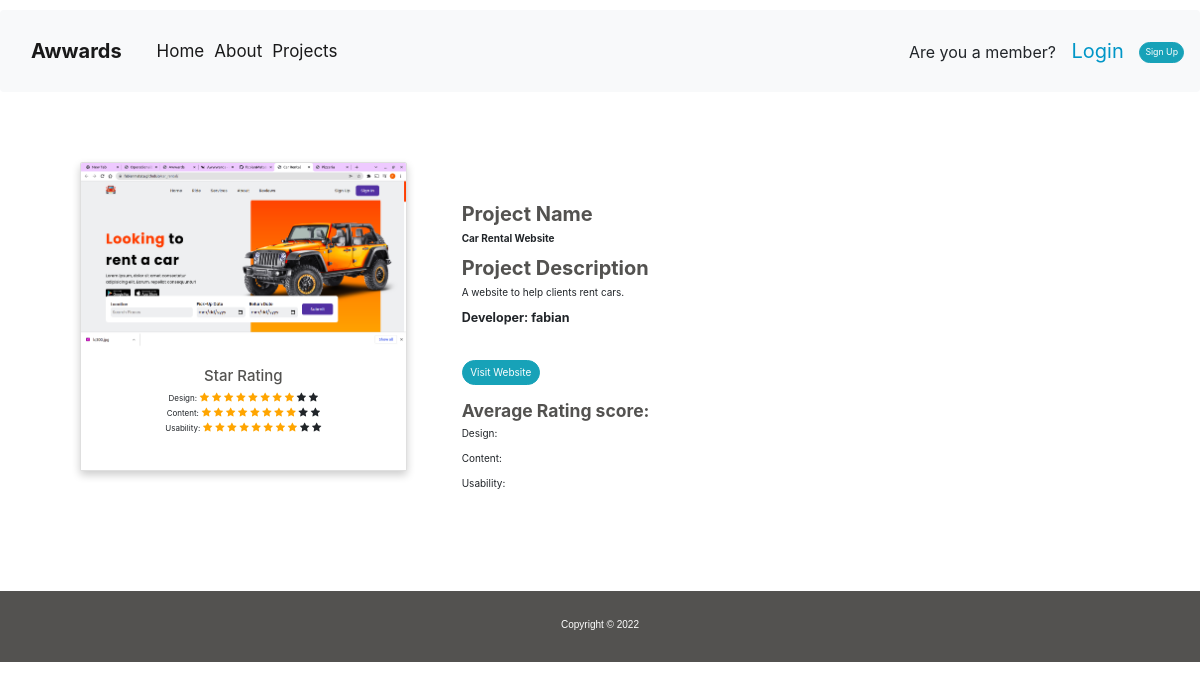
The page /awwards/project/3 (signed in) on the database its author committed.
### awwards/models.py (models this page shows, shortened)
class Project(models.Model):
    webimage= models.ImageField(upload_to='webimage/',null=True)
    profile = models.ForeignKey(Profile,on_delete=models.CASCADE, null=True)
    name= models.CharField(max_length=70)
    description= models.TextField()
    link= models.CharField(max_length=200)

class Profile(models.Model):
    profile_pic= models.ImageField(upload_to='profilepic/',default='default.jpeg')
    user = models.OneToOneField(User,on_delete=models.CASCADE, null=True)
    name = models.CharField(max_length=50,blank=True)
    bio= models.CharField(max_length=500)
    email=models.EmailField()
    def __str__(self):
        return self.name

### awwards/views.py (the view)
# urls.py: url(r'awwards/project/(\d+)',views.rate_project,name='rate-project'),
@login_required(login_url='/accounts/login/')
def rate_project(request,project_id):
    project=Project.objects.get(id=project_id)
    return render(request,"awwards/project.html",{"project":project})

### awwards/templates/awwards/project.html (shortened to what this page needs)
{% extends 'base.html' %}
{% block content %}
<div class="container" style="padding: 50px;">
    <div class="row">
        <div class="col-lg-4">
            <div class="card ">
                <img src="{{project.webimage.url}}"  class="card-img-top img-fluid" alt="{{project.name}}" >
                <div class="card-text text-center" style="padding: 20px;">
                    <div>
                        <h4>Star Rating</h4>
                        <small>Design:</small>
                        <span class="fa fa-star checked"></span>
                        <span class="fa fa-star checked"></span>
                        <span class="fa fa-star checked"></span>
                        <span class="fa fa-star checked"></span>
                        <span class="fa fa-star checked"></span>
                        <span class="fa fa-star checked"></span>
                        <span class="fa fa-star checked"></span>
                        <span class="fa fa-star checked"></span>
                        <span class="fa fa-star"></span>
                        <span class="fa fa-star"></span><br>
                        <small>Content:</small>
                        <span class="fa fa-star checked"></span>
                        <span class="fa fa-star checked"></span>
                        <span class="fa fa-star checked"></span>
                        <span class="fa fa-star checked"></span>
                        <span class="fa fa-star checked"></span>
                        <span class="fa fa-star checked"></span>
                        <span class="fa fa-star checked"></span>
                        <span class="fa fa-star checked"></span>
                        <span class="fa fa-star"></span>
                        <span class="fa fa-star"></span><br>
                        <small>Usability:</small>
                        <span class="fa fa-star checked"></span>
                        <span class="fa fa-star checked"></span>
                        <span class="fa fa-star checked"></span>
                        <span class="fa fa-star checked"></span>
                        <span class="fa fa-star checked"></span>
                        <span class="fa fa-star checked"></span>
                        <span class="fa fa-star checked"></span>
                        <span class="fa fa-star checked"></span>
                        <span class="fa fa-star"></span>
                        <span class="fa fa-star"></span><br><br>
                    </div>
                </div>
            </div>
        </div>
        <div class="col-lg-8" style="padding:40px;">
            <div >
                <h2  style="font-weight: bold;">Project Name</h2>
                <p style="font-weight: bold;">{{project.name}}</p>
                <h2 style="font-weight: bold;">Project Description</h2>
                <p >{{project.description}}</p>
                <h5><strong> Developer: {{project.profile}}</strong></h5><br><br>
                <a class="btn btn-info text-center" style="border-radius: 25px;" href="http://{{project.link}}" target="_blank">Visit Website</a><br><br>
            </div>
            <div >
                <h3 style="font-weight: bold;">Average Rating score:</h3>
                <p>Design: </p>
                <p>Content: </p>
                <p>Usability: </p>
            </div>
        </div>
    </div>
</div>
{%endblock%}

### static/css/index.css (style rules this page uses)
.card { box-shadow: 0 4px 8px 0 rgba(0,0,0,0.2); transition: 0.3s; border-radius: 5px; margin-bottom: 20px; }
.checked { color: orange; }
.card-text { background-color: white; }
img { border-radius: 5px 5px 0 0; }
.card-img-top { width: 50px; height: 20px; object-fit: cover; }
body { padding-top: 110px; background-color: #fbfbff; }
h1,h2,h3,h4 { color:#535250; }

### rows shown on the page
Project: webimage (picture), name "Car Rental Website", description "A website to help clients rent cars.", profile "fabian"
